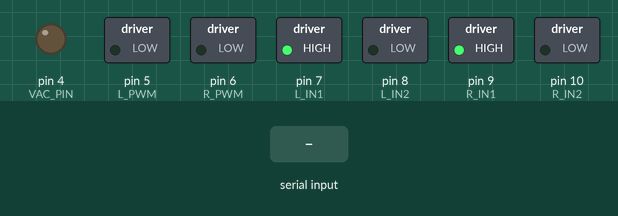
A sketch run on a simulated Arduino Uno, built with avr-gcc and run on an emulated ATmega328P. Shown: switched loads named in the sketch (green lamp = pin HIGH), output pins drawn as LEDs (lit = HIGH). The test bench sets the inputs (shaded band). What the sketch prints to the serial monitor is not drawn.

Above: at 1.2 s.
1.3 s: "90,45,200\n" received over Serial
At 2.3 s:
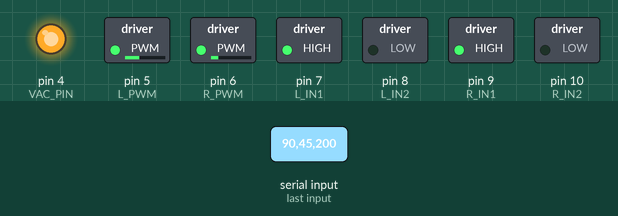
2.8 s: "30,150,10\n" received over Serial
At 3.4 s:
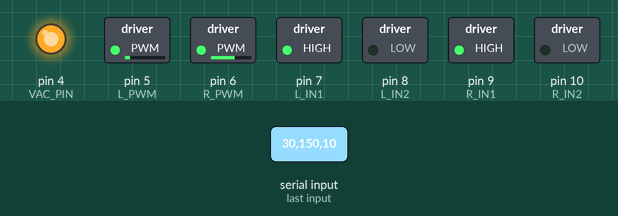
4.3 s: "1,90,45\n" received over Serial
At 4.6 s:
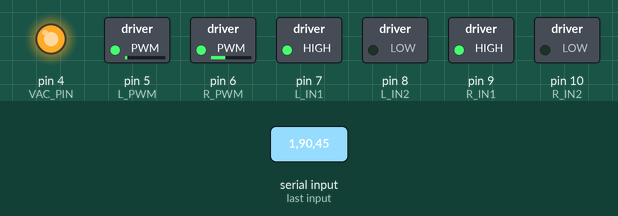
Timing chart, 0 to 7.3 s (numbered marks = the images above; inputs shaded):
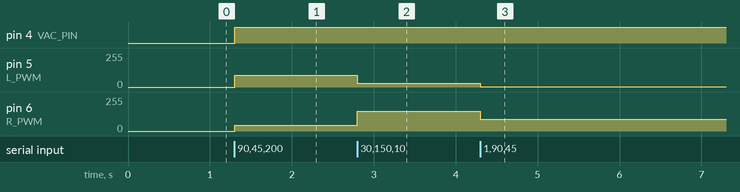

Measured:
- after the input at 1.3 s, pin 4 (VAC_PIN): LOW → HIGH at once; pin 5 (L_PWM): 0/255 → 90/255 at once; pin 6 (R_PWM): 0/255 → 45/255 at once
- after the input at 2.8 s, pin 5 (L_PWM): 90/255 → 30/255 at once; pin 6 (R_PWM): 45/255 → 150/255 at once
- after the input at 4.3 s, pin 5 (L_PWM): 30/255 → 1/255 at once; pin 6 (R_PWM): 150/255 → 90/255 at once

The sketch:

RobotCtrl_Arduino.ino
```cpp
/*
  從 RPi 收 CSV: "L,R,V\n"
    L/R: -255..255  (左右馬達 PWM；負號代表反轉)
    V  : 0/1        (吸塵關/開)

  接線腳位：
    L298N ENA ← D5  (PWM)
    L298N IN1 ← D7
    L298N IN2 ← D8
    L298N IN3 ← D9
    L298N IN4 ← D10
    L298N ENB ← D6  (PWM)
    吸塵繼電器 ← D4  (HIGH=開；若相反，將 VAC_ACTIVE_HIGH 改為 false)
*/

/// ====== 腳位設定 ======
const int VAC_PIN = 4;                 // 吸塵開關輸出腳
const bool VAC_ACTIVE_HIGH = true;     // true: HIGH=開；false: LOW=開

// L298N 左馬達
const int L_PWM = 5;                   // ENA (PWM 腳)
const int L_IN1 = 7;                   // IN1
const int L_IN2 = 8;                   // IN2

// L298N 右馬達
const int R_PWM = 6;                   // ENB (PWM 腳)
const int R_IN1 = 9;                   // IN3
const int R_IN2 = 10;                  // IN4

/// ====== 其他參數 ======
const int PWM_MAX = 255;

/// ====== 狀態變數 ======
int curL = 0, curR = 0;
bool curVac = false;

/// ====== 工具函式 ======
int clampPWM(int x){
  if (x > PWM_MAX)  x = PWM_MAX;
  if (x < -PWM_MAX) x = -PWM_MAX;
  return x;
}

void setVacuum(bool on){
  curVac = on;
  if (VAC_ACTIVE_HIGH) {
    digitalWrite(VAC_PIN, on ? HIGH : LOW);
  } else {
    digitalWrite(VAC_PIN, on ? LOW : HIGH);
  }
}

void driveOne_L298N(int pwmPin, int in1, int in2, int val){
  int v = abs(val);
  if (v > PWM_MAX) v = PWM_MAX;

  if (val >= 0){
    digitalWrite(in1, HIGH);
    digitalWrite(in2, LOW);
  }else{
    digitalWrite(in1, LOW);
    digitalWrite(in2, HIGH);
  }
  analogWrite(pwmPin, v);
}

void applyMotors(int L, int R){
  driveOne_L298N(L_PWM, L_IN1, L_IN2, L);
  driveOne_L298N(R_PWM, R_IN1, R_IN2, R);
  curL = L; curR = R;
}

void stopAll(){
  applyMotors(0, 0);
  setVacuum(false);
}

// 解析一行 "L,R,V"
bool parseLine(String line, int &L, int &R, bool &V){
  line.trim();
  if (line.length() == 0) return false;

  int c1 = line.indexOf(',');
  int c2 = line.indexOf(',', c1+1);
  if (c1 < 0 || c2 < 0) return false;

  L = line.substring(0, c1).toInt();
  R = line.substring(c1+1, c2).toInt();
  int vraw = line.substring(c2+1).toInt();
  V = (vraw != 0);
  return true;
}

/// ====== 進入點 ======
void setup(){
  Serial.begin(115200);

  pinMode(VAC_PIN, OUTPUT);
  setVacuum(false);

  pinMode(L_IN1, OUTPUT); pinMode(L_IN2, OUTPUT);
  pinMode(R_IN1, OUTPUT); pinMode(R_IN2, OUTPUT);
  pinMode(L_PWM, OUTPUT); pinMode(R_PWM, OUTPUT);
  applyMotors(0,0);

  Serial.println("ARDUINO READY (L298N, no timeout)");
}

void loop(){
  static String buf;

  // 讀取一行
  while (Serial.available()){
    char ch = (char)Serial.read();
    if (ch == '\n'){
      int L, R; bool V;
      if (parseLine(buf, L, R, V)){
        L = clampPWM(L);
        R = clampPWM(R);
        applyMotors(L, R);
        setVacuum(V);
        // Serial.print("OK "); Serial.print(L); Serial.print(","); Serial.print(R); Serial.print(","); Serial.println(V?1:0);
      }
      buf = "";
    }else{
      buf += ch;
      if (buf.length() > 48) buf = ""; // 防爆
    }
  }
}
```
